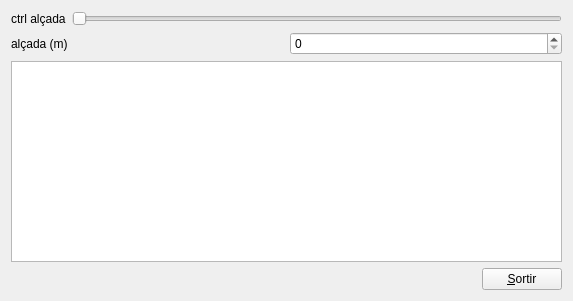
<?xml version="1.0" encoding="UTF-8"?>
<ui version="4.0">
 <class>MyForm</class>
 <widget class="QWidget" name="MyForm">
  <property name="geometry">
   <rect>
    <x>0</x>
    <y>0</y>
    <width>573</width>
    <height>301</height>
   </rect>
  </property>
  <property name="windowTitle">
   <string>Form</string>
  </property>
  <layout class="QVBoxLayout" name="verticalLayout_2">
   <item>
    <layout class="QVBoxLayout" name="verticalLayout">
     <item>
      <layout class="QHBoxLayout" name="horizontalLayout">
       <item>
        <widget class="QLabel" name="label">
         <property name="text">
          <string>ctrl alçada</string>
         </property>
        </widget>
       </item>
       <item>
        <widget class="QSlider" name="horizontalSlider">
         <property name="orientation">
          <enum>Qt::Horizontal</enum>
         </property>
        </widget>
       </item>
      </layout>
     </item>
     <item>
      <layout class="QHBoxLayout" name="horizontalLayout_5">
       <item>
        <widget class="QLabel" name="label_2">
         <property name="text">
          <string>alçada (m)</string>
         </property>
        </widget>
       </item>
       <item>
        <widget class="QSpinBox" name="spinBox"/>
       </item>
      </layout>
     </item>
     <item>
      <widget class="QTextEdit" name="textEdit"/>
     </item>
     <item>
      <layout class="QHBoxLayout" name="horizontalLayout_6">
       <item>
        <spacer name="horizontalSpacer">
         <property name="orientation">
          <enum>Qt::Horizontal</enum>
         </property>
         <property name="sizeHint" stdset="0">
          <size>
           <width>40</width>
           <height>20</height>
          </size>
         </property>
        </spacer>
       </item>
       <item>
        <widget class="QPushButton" name="pushButton">
         <property name="text">
          <string>&amp;Sortir</string>
         </property>
        </widget>
       </item>
      </layout>
     </item>
    </layout>
   </item>
  </layout>
 </widget>
 <resources/>
 <connections>
  <connection>
   <sender>horizontalSlider</sender>
   <signal>valueChanged(int)</signal>
   <receiver>spinBox</receiver>
   <slot>setValue(int)</slot>
   <hints>
    <hint type="sourcelabel">
     <x>91</x>
     <y>25</y>
    </hint>
    <hint type="destinationlabel">
     <x>312</x>
     <y>45</y>
    </hint>
   </hints>
  </connection>
  <connection>
   <sender>spinBox</sender>
   <signal>valueChanged(int)</signal>
   <receiver>horizontalSlider</receiver>
   <slot>setValue(int)</slot>
   <hints>
    <hint type="sourcelabel">
     <x>325</x>
     <y>45</y>
    </hint>
    <hint type="destinationlabel">
     <x>107</x>
     <y>9</y>
    </hint>
   </hints>
  </connection>
  <connection>
   <sender>pushButton</sender>
   <signal>clicked()</signal>
   <receiver>MyForm</receiver>
   <slot>close()</slot>
   <hints>
    <hint type="sourcelabel">
     <x>538</x>
     <y>279</y>
    </hint>
    <hint type="destinationlabel">
     <x>221</x>
     <y>270</y>
    </hint>
   </hints>
  </connection>
 </connections>
</ui>
